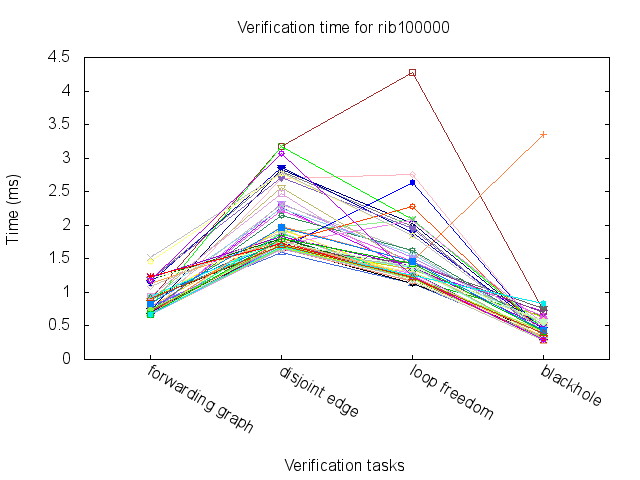

Write the gnuplot code that produced this figure.
# gnuplot script
reset

set terminal png
set output './dat/verify_rib100000.png'
set title "Verification time for rib100000"

set xrange [ -0.5 : 3.5]
set xtics border in scale 1,0.5 nomirror rotate by -30  offset character 0, 0, 0 autojustify
set key autotitle columnhead
set xlabel "Verification tasks"
set ylabel "Time (ms)"
set style line 1 lc rgb '#0060ad' lt 1 lw 2 pt 7 ps .5   # --- blue
set style line 2 lc rgb '#dd181f' lt 1 lw 2 pt 5 ps .5   # --- red

plot "./dat/verify_rib100000.dat" using 2:xtic(1) index 1 with linespoints notitle, \
''		using 2 index 2 with linespoints notitle, \
''		using 2 index 3 with linespoints notitle, \
''		using 2 index 4 with linespoints notitle, \
''		using 2 index 5 with linespoints notitle, \
''		using 2 index 6 with linespoints notitle, \
''		using 2 index 7 with linespoints notitle, \
''		using 2 index 8 with linespoints notitle, \
''		using 2 index 9 with linespoints notitle, \
''		using 2 index 10 with linespoints notitle, \
''		using 2 index 11 with linespoints notitle, \
''		using 2 index 12 with linespoints notitle, \
''		using 2 index 13 with linespoints notitle, \
''		using 2 index 14 with linespoints notitle, \
''		using 2 index 15 with linespoints notitle, \
''		using 2 index 16 with linespoints notitle, \
''		using 2 index 17 with linespoints notitle, \
''		using 2 index 18 with linespoints notitle, \
''		using 2 index 19 with linespoints notitle, \
''		using 2 index 20 with linespoints notitle, \
''		using 2 index 21 with linespoints notitle, \
''		using 2 index 22 with linespoints notitle, \
''		using 2 index 23 with linespoints notitle, \
''		using 2 index 24 with linespoints notitle, \
''		using 2 index 25 with linespoints notitle, \
''		using 2 index 26 with linespoints notitle, \
''		using 2 index 27 with linespoints notitle, \
''		using 2 index 28 with linespoints notitle, \
''		using 2 index 29 with linespoints notitle, \
''		using 2 index 30 with linespoints notitle, \
''		using 2 index 31 with linespoints notitle, \
''		using 2 index 32 with linespoints notitle, \
''		using 2 index 33 with linespoints notitle, \
''		using 2 index 34 with linespoints notitle, \
''		using 2 index 35 with linespoints notitle, \
''		using 2 index 36 with linespoints notitle, \
''		using 2 index 37 with linespoints notitle, \
''		using 2 index 38 with linespoints notitle, \
''		using 2 index 39 with linespoints notitle, \
''		using 2 index 40 with linespoints notitle, \
''		using 2 index 41 with linespoints notitle, \
''		using 2 index 42 with linespoints notitle, \
''		using 2 index 43 with linespoints notitle, \
''		using 2 index 44 with linespoints notitle, \
''		using 2 index 45 with linespoints notitle, \
''		using 2 index 46 with linespoints notitle, \
''		using 2 index 47 with linespoints notitle, \
''		using 2 index 48 with linespoints notitle, \
''		using 2 index 49 with linespoints notitle, \
''		using 2 index 50 with linespoints notitle, \
''		using 2 index 51 with linespoints notitle, \
''		using 2 index 52 with linespoints notitle, \
''		using 2 index 53 with linespoints notitle, \
''		using 2 index 54 with linespoints notitle, \
''		using 2 index 55 with linespoints notitle, \
''		using 2 index 56 with linespoints notitle, \
''		using 2 index 57 with linespoints notitle, \
''		using 2 index 58 with linespoints notitle, \
''		using 2 index 59 with linespoints notitle, \
''		using 2 index 60 with linespoints notitle, \
''		using 2 index 61 with linespoints notitle, \
''		using 2 index 62 with linespoints notitle, \
''		using 2 index 63 with linespoints notitle, \
''		using 2 index 64 with linespoints notitle, \
''		using 2 index 65 with linespoints notitle, \
''		using 2 index 66 with linespoints notitle, \
''		using 2 index 67 with linespoints notitle, \
''		using 2 index 68 with linespoints notitle, \
''		using 2 index 69 with linespoints notitle, \
''		using 2 index 70 with linespoints notitle, \
''		using 2 index 71 with linespoints notitle, \
''		using 2 index 72 with linespoints notitle, \
''		using 2 index 73 with linespoints notitle, \
''		using 2 index 74 with linespoints notitle, \
''		using 2 index 75 with linespoints notitle, \
''		using 2 index 76 with linespoints notitle, \
''		using 2 index 77 with linespoints notitle, \
''		using 2 index 78 with linespoints notitle, \
''		using 2 index 79 with linespoints notitle, \
''		using 2 index 80 with linespoints notitle, \
''		using 2 index 81 with linespoints notitle, \
''		using 2 index 82 with linespoints notitle, \
''		using 2 index 83 with linespoints notitle, \
''		using 2 index 84 with linespoints notitle, \
''		using 2 index 85 with linespoints notitle, \
''		using 2 index 86 with linespoints notitle, \
''		using 2 index 87 with linespoints notitle, \
''		using 2 index 88 with linespoints notitle, \
''		using 2 index 89 with linespoints notitle, \
''		using 2 index 90 with linespoints notitle, \
''		using 2 index 91 with linespoints notitle, \
''		using 2 index 92 with linespoints notitle, \
''		using 2 index 93 with linespoints notitle, \
''		using 2 index 94 with linespoints notitle, \
''		using 2 index 95 with linespoints notitle, \
''		using 2 index 96 with linespoints notitle, \
''		using 2 index 97 with linespoints notitle, \
''		using 2 index 98 with linespoints notitle, \
''		using 2 index 99 with linespoints notitle
